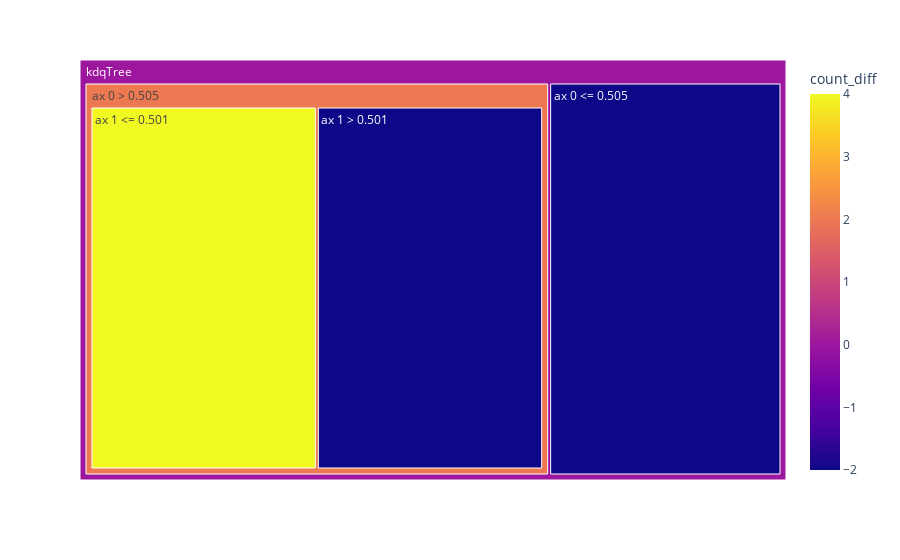

Notebook code for this chart:
### Code cell
fig = px.treemap(data_frame=df_plot, names='name', ids='idx', parents='parent_idx', color='count_diff')
fig.update_traces(root_color='lightgrey')
fig.show()

### Figure 1 — Plotly figure (JSON) as saved in the notebook; plotly's stock layout.template omitted (floating-point values rounded to 4 significant figures)
{"data": [{"domain": {"x": [0, 1], "y": [0, 1]}, "hovertemplate": "name=%{label}<br>parent_idx=%{parent}<br>idx=%{id}<br>count_diff=%{color}<extra></extra>", "ids": [2657851145184, 2657851277424, 2657851144848, 2657851278480, 2657851142448], "labels": ["kdqTree", "ax 0 <= 0.505", "ax 0 > 0.505", "ax 1 <= 0.501", "ax 1 > 0.501"], "marker": {"coloraxis": "coloraxis", "colors": [0, -2, 2, 4, -2]}, "name": "", "parents": [null, 2657851145184, 2657851145184, 2657851144848, 2657851144848], "root": {"color": "lightgrey"}, "type": "treemap"}], "layout": {"coloraxis": {"colorbar": {"title": {"text": "count_diff"}}, "colorscale": [[0, "#0d0887"], [0.1111, "#46039f"], [0.2222, "#7201a8"], [0.3333, "#9c179e"], [0.4444, "#bd3786"], [0.5556, "#d8576b"], [0.6667, "#ed7953"], [0.7778, "#fb9f3a"], [0.8889, "#fdca26"], [1, "#f0f921"]]}, "legend": {"tracegroupgap": 0}, "margin": {"t": 60}}}
